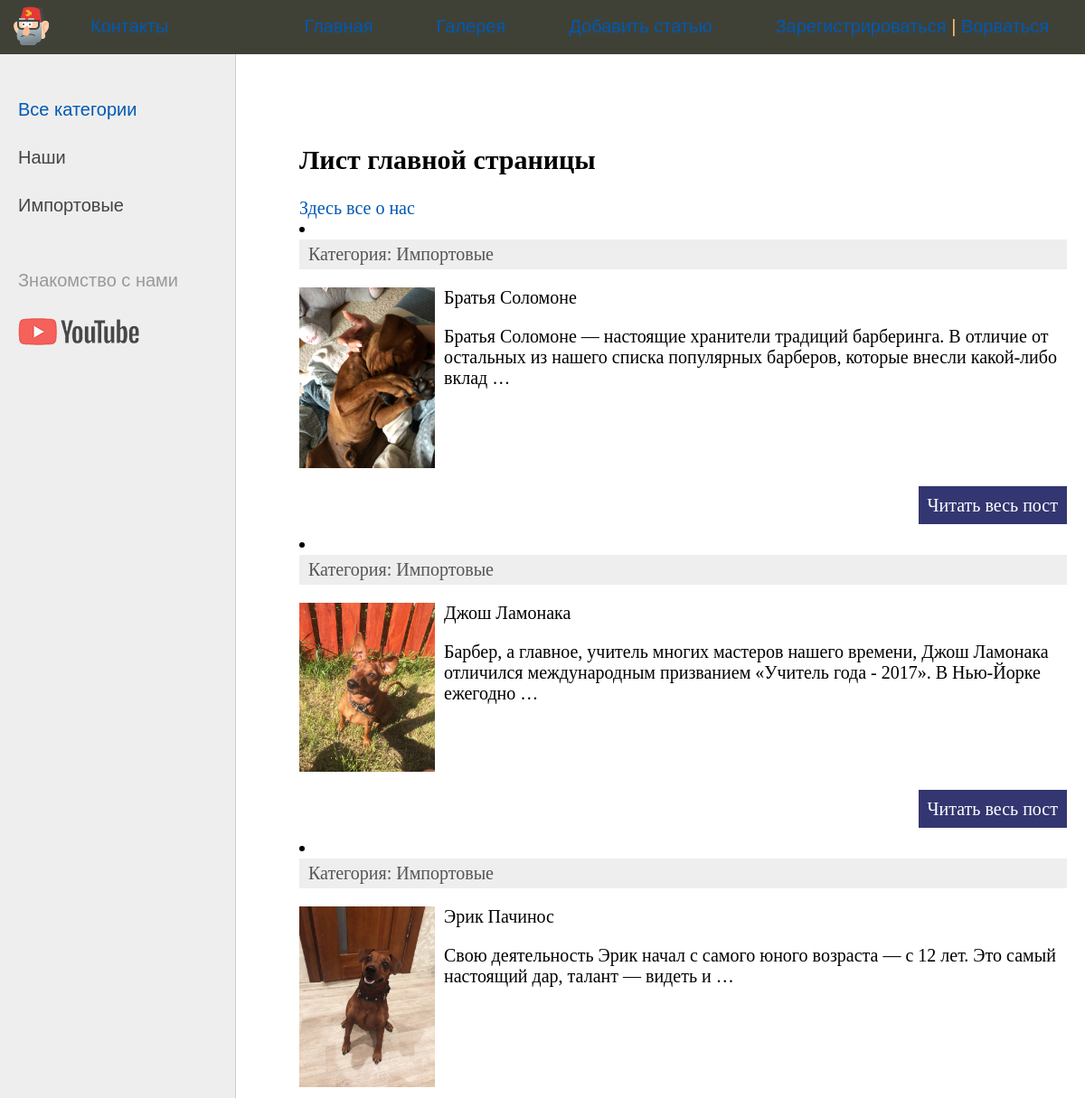
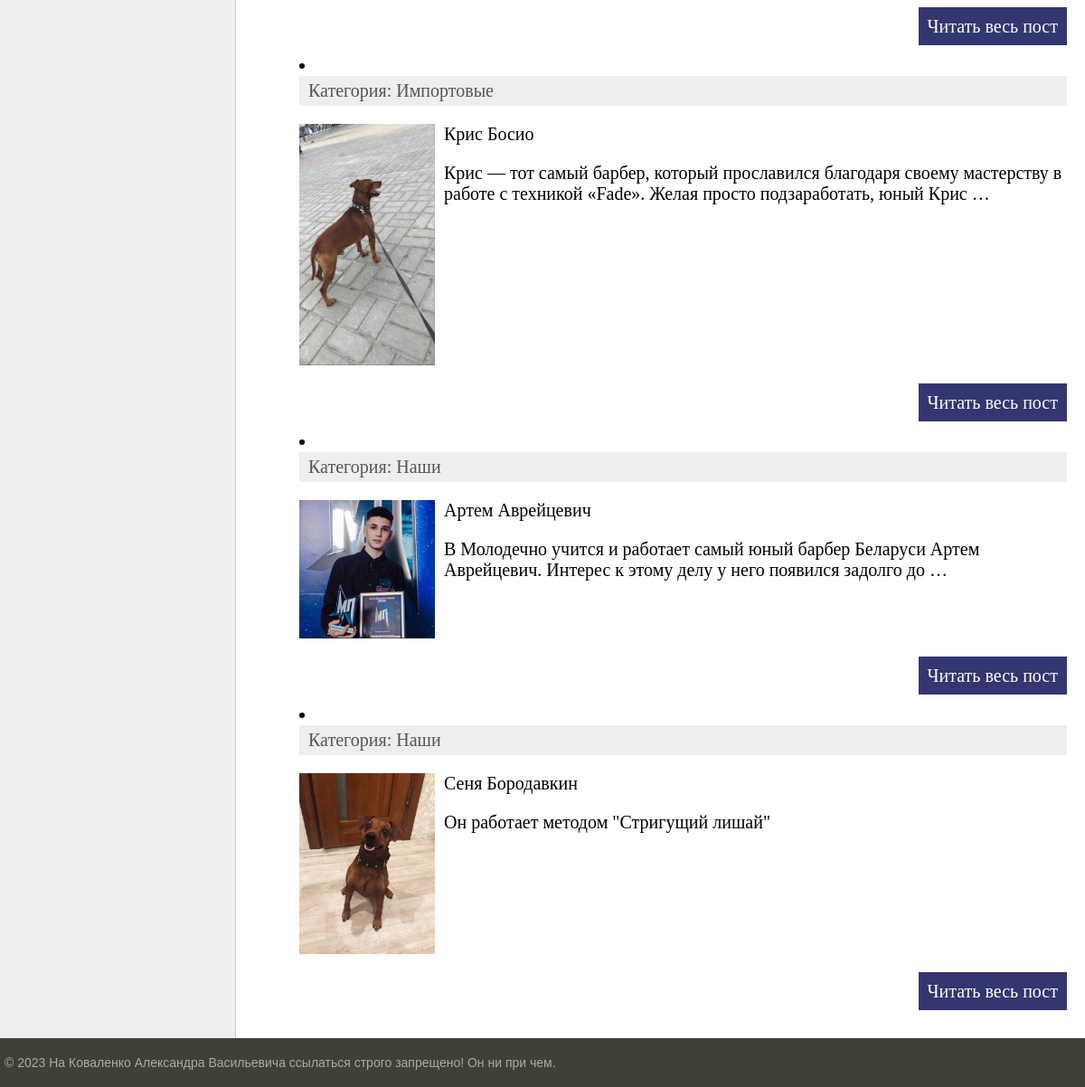
The page / on the database its author committed (2 pictures, top to bottom).
### barber/models.py (models this page shows, shortened)
class Category(models.Model):
    name = models.CharField(max_length=100, db_index=True)
    def get_absolute_url(self):
        return reverse('category', kwargs={'cat_id': self.pk})

class Barber(models.Model):
    title = models.CharField(max_length=255)
    content = models.TextField(blank=True)
    photo = models.ImageField(upload_to="photos/%Y/%m/%d/")
    time_create = models.DateTimeField(auto_now_add=True)
    time_update = models.DateTimeField(auto_now=True)
    is_published = models.BooleanField(default=True)
    cat = models.ForeignKey('Category', on_delete=models.PROTECT, null=True)
    def get_absolute_url(self):
        return reverse('post', kwargs={'post_id': self.pk})
    class Meta:
        ordering = ['time_create', 'title'] # сортровка по времени созданияи по названию

### barber/views.py (the view)
# urls.py: path('', index, name='home'),
def index(request):
    posts = Barber.objects.all()
    cats = Category.objects.all()
    context = {
        'posts': posts,
        'cats': cats,
        'cat_selected': 0,
    }
    return render(request, 'barber/index.html', context=context)

### templates/barber/index.html (shortened to what this page needs)
{%  extends 'barber/base.html' %}
{%  block content %}
<h2>Лист главной страницы</h2>
<a href="{%  url 'about' %}">Здесь все о нас</a>
    {% for i in posts %}
        <li><div class="article-panel">
         <p class="first">Категория: {{i.cat.name}}</p>
        </div>
        {% if i.photo %}
         <p><img class="img-article-left thumb" src="{{i.photo.url}}"></p>
        {% endif %}
    <p>{{ i.title}}</p>
    <p>{{ i.content|truncatewords:20 }}</p>
			<p class="link-read-post"><a href="{{ i.get_absolute_url }}">Читать весь пост</a></p>
    {% endfor %}
{%  endblock %}

### templates/barber/base.html (shortened to what this page needs)
{% load static %}
<!DOCTYPE html>
<html>
<head>
	<link type="text/css" href="{% static 'barber/css/styles.css' %}" rel="stylesheet" />
</head>
<body>
<table class="table-page" border=0 cellpadding="0" cellspacing="0">
<tr><td valign=top>
		<div class="header">
			<ul id="mainmenu" class="mainmenu">
			<li class="logo"><a href="{%  url 'home' %}"><div class="logo"></div></a></li>
			<li><a href="{%  url 'about' %}">Контакты</a></li>
                <li class="last"><a href="{% url 'register' %}">Зарегистрироваться</a> | <a href="{%  url 'login' %}">Ворваться</a></li>
                <li class="last"><a href="{%  url 'add_page' %}">Добавить статью</a></li>
                <li class="last"><a href="{% url 'gallery' %}">Галерея</a></li>
			<li class="last"><a href="{%  url 'home' %}">Главная</a></li>
			</ul>
		</div>
<table class="table-content" border=0 cellpadding="0" cellspacing="0">
<tr>
	<td valign="top" class="left-chapters">
	<ul id="leftchapters">
    {% if cat_selected == 0 %}
        <li class="selected">Все категории</li>
    {% else %}
        <li><a href="{% url 'home' %}">Все категории</a></li>
    {% endif %}
    {% for c in cats %}
         {% if c.pk == cat_selected %}
             <li class="selected">{{c.name}}</li>
         {% else %}
             <li><a href="{{ c.get_absolute_url }}">{{c.name}}</a></li>
         {% endif %}
    {% endfor %}
		<li class="share">
		<p>Знакомство с нами</p>
		<a class="share-yt" href="#" target="_blank" rel="nofollow"></a>
		</li>
	</ul>
</td>
<td valign="top" class="content">
	<div class="content-text">
{% block content %}
{% endblock %}
	</div>
</td></tr></table>
</td></tr>
<tr><td valign=top>
	<div id="footer">
		<p>&copy; 2023 Hа Коваленко Александра Васильевича ссылаться строго запрещено! Он ни при чем.</p>
	</div>
</td></tr></table>
</body>
</html>

### barber/static/barber/css/styles.css (style rules this page uses)
html, body { font-family: 'Arial'; margin: 0; padding: 0; height: 100%; width: 100%; color: #444; }
a { color: #0059b2; text-decoration: none; }
img { max-width: 600px; height: auto; }
img.img-article-left { max-width: 300px; height: auto; float: left; padding: 0 10px 10px 0; }
img.img-article-left.thumb { max-width: 150px; height: auto; }
p.link-read-post { text-align: right; }
p.link-read-post a { padding: 10px; min-width: 100px; background: #333671; color: #fff; text-decoration: none; }
div.article-panel { background: #eee; padding: 5px 10px 5px 10px; box-sizing: border-box; overflow: hidden; color: #555; }
div.article-panel p.first { margin: 0; float: left; }
.table-page { width: 100%; height: 100%; vertical-align: top; }
.table-page tr { height: 100%; }
.header { background: #3F4137; height: 60px; }
.logo { background: url('../images/barber.png') no-repeat 10px 5px; width: 70px; height: 60px; }
ul.mainmenu { list-style: none; margin: 0; padding: 0; height: 60px; color: #fdc073; font-size: 20px; overflow: hidden; }
ul.mainmenu li { float: left; margin: 18px 40px 0 30px; }
ul.mainmenu li.logo { margin: 0; }
ul.mainmenu li.last { float: right; }
ul.mainmenu li a { color: #0059b2; text-decoration: none; }
.table-content { width: 100%; min-height: 100%; height: 100%; }
.left-chapters { margin: 0; background: #eee; border-right: 1px solid #ccc; min-height: 100%; }
.left-chapters ul { width: 230px; min-height: 100%; margin: 0; padding: 20px 10px 10px 20px; list-style: none; font-size: 20px; }
.left-chapters ul li { margin: 30px 0 0 0; color: #999; }
.left-chapters ul li.selected { color: #0059b2; }
.left-chapters ul li a { color: #444; text-decoration: none; }
.left-chapters ul li.share { margin: 60px 0 0 0; }
.left-chapters ul li.share p { margin: 30px 0 30px 0; }
.left-chapters ul li.share a { display: inline-block; width: 40px; height: 40px; margin: 0 20px 0 0; }
.left-chapters ul li.share a.share-yt { width: 100%; height: 30px; background: url('../images/share_yt.png') no-repeat 0 0 }
.content { padding: 40px 20px 20px 40px; width: 100%; box-sizing: border-box; }
.content-text { margin: 60px 0 0 30px; color: #000; font-size: 20px; font-family: Yandex Sans Display Light; }
#footer { box-sizing: border-box; background: #3F4137; padding: 5px; color: #aaa; font-size: 14px; font-family: Verdana, Geneva, Arial, Helvetica; text-align: left; overflow: hidden; }

### rows shown on the page
Category: name "Наши"
Category: name "Импортовые"
Barber: cat.name "Импортовые", photo (picture), title "Братья Соломоне", content "Братья Соломоне — настоящие хранители традиций барберинга. В отличие от остальных из нашего списка популярных барберов, которые внесли какой-либо вклад …"
Barber: cat.name "Импортовые", photo (picture), title "Джош Ламонака", content "Барбер, а главное, учитель многих мастеров нашего времени, Джош Ламонака отличился международным призванием «Учитель года - 2017». В Нью-Йорке ежегодно …"
Barber: cat.name "Импортовые", photo (picture), title "Эрик Пачинос", content "Свою деятельность Эрик начал с самого юного возраста — с 12 лет. Это самый настоящий дар, талант — видеть и …"
Barber: cat.name "Импортовые", photo (picture), title "Крис Босио", content "Крис — тот самый барбер, который прославился благодаря своему мастерству в работе с техникой «Fade». Желая просто подзаработать, юный Крис …"
Barber: cat.name "Наши", photo (picture), title "Артем Аврейцевич", content "В Молодечно учится и работает самый юный барбер Беларуси Артем Аврейцевич. Интерес к этому делу у него появился задолго до …"
Barber: cat.name "Наши", photo (picture), title "Сеня Бородавкин", content "Он работает методом \"Стригущий лишай\""
